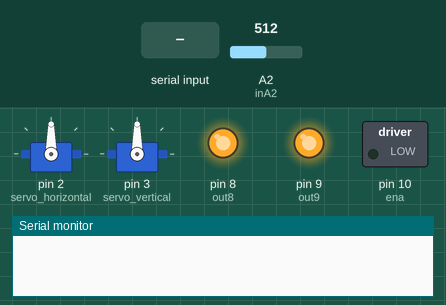
Simulated run of this sketch. Board: Arduino Uno, built with avr-gcc and run on an emulated ATmega328P. Shown: 2 × servo, switched loads named in the sketch (green lamp = pin HIGH), output pins drawn as LEDs (lit = HIGH), the last lines printed to the serial monitor. The inputs (shaded band) are chosen by the test bench; at power-on: A2 (inA2) = 512.

Above: at 1.2 s.
1.3 s: "Disparar,1\n" received over Serial
At 1.6 s:
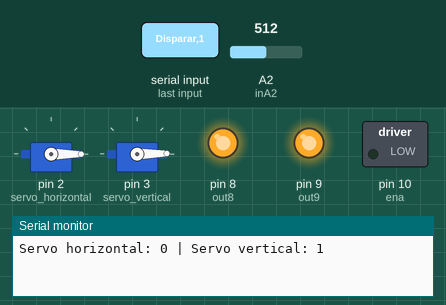
2.8 s: "Disparar,150\n" received over Serial
At 4.0 s:
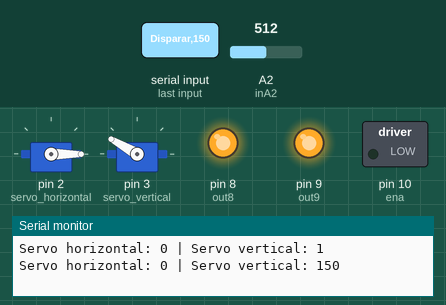
4.3 s: "90,45\n" received over Serial
At 4.9 s:
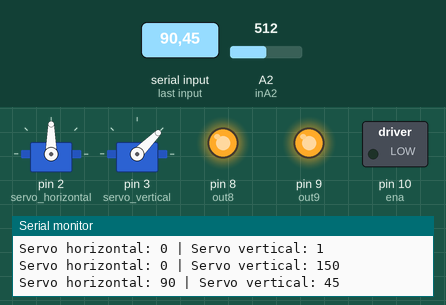
5.8 s: "30,150\n" received over Serial
At 6.5 s:
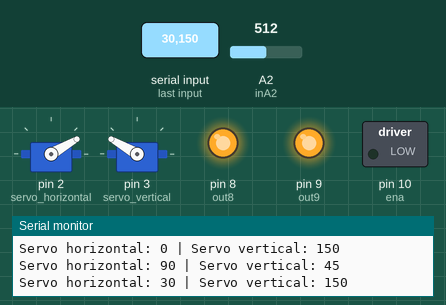
7.3 s: "1,90\n" received over Serial
At 8.5 s:
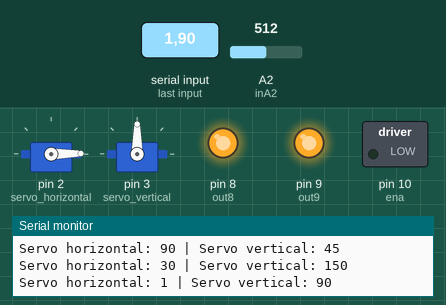
8.8 s: "Disparar\n" received over Serial
At 9.1 s:
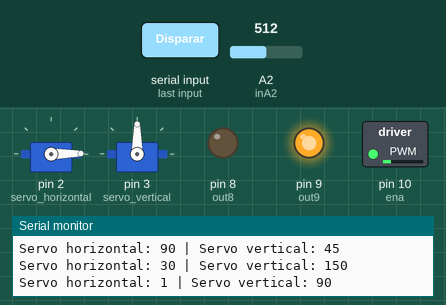
Timing chart, 0 to 11.3 s (numbered marks = the images above; inputs shaded):
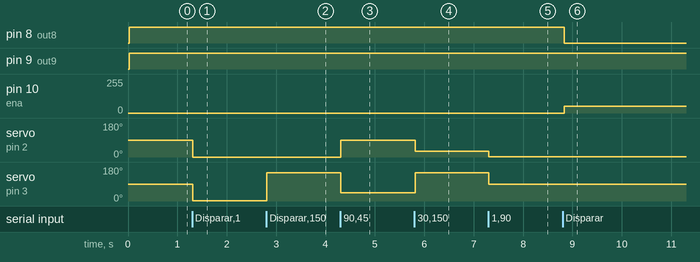

The sketch:

arduino.ino
```cpp
#include <Servo.h>

Servo servo_horizontal;
Servo servo_vertical;

// Pinos do joystick
const int pinX = A0;
const int pinY = A1;

// Valores atuais da "posição" relativa
long posX = 0;
long posY = 0;

// Tempo de controle
unsigned long lastUpdate = 0;
const unsigned long interval = 50; // Atualização a cada 50ms

// Sensibilidade e zona morta
const int deadZone = 330;  // Ignora pequenas variações no centro
const float speedFactor = 0.05;  // Controla a velocidade de deslocamento

//LANÇADOR
const int out8 = 8;
const int out9 = 9;
const int ena = 10;
const int inA2 = A2;
int lancamentoStartTime, atirando;
//LANÇADOR

void setup() {
  Serial.begin(9600);

  servo_horizontal.attach(2);  // Pino do servo horizontal
  servo_vertical.attach(3);    // Pino do servo vertical
  //servo_horizontal.write(0);
  //servo_vertical.write(0);

  //LANÇADOR
  pinMode(out8, OUTPUT);
  pinMode(out9, OUTPUT);
  pinMode(ena, OUTPUT);
  pinMode(inA2, INPUT);
  //LANÇADOR
}

void atirar()
{
  lancamentoStartTime = millis();
  atirando = 1;
  //Serial.println("atirando!");
}

void lancador()
{
  int sensorValue = analogRead(inA2);

  /*
  Serial.print("sensorValue: ");
  Serial.println(sensorValue);
  Serial.print("millis() - lancamentoStartTime: ");
  Serial.println(millis() - lancamentoStartTime);
  */

  if ((sensorValue || millis() - lancamentoStartTime < 1000) && atirando)
  {
    // Run motor forward
    digitalWrite(out8, LOW);
    digitalWrite(out9, HIGH);
    analogWrite(ena, 50); // set speed
  }
  else
  {
    // Stop motor
    digitalWrite(out8, HIGH);
    digitalWrite(out9, HIGH);
    analogWrite(ena, 0);
    atirando = 0;
  }
}

void loop() {
  delay(20);

  //LANÇADOR
  lancador();
  //LANÇADOR

  if (Serial.available() > 0)
  {
    String texto = Serial.readStringUntil('\n');
    texto.trim(); // Remove espaços em branco e quebras de linha

    //LANÇADOR
    if (texto == "Disparar")
    {
      atirar();
    }
    //LANÇADOR
    else
    {
      int separador = texto.indexOf(',');
      if (separador > 0)
      {
        String horizontalStr = texto.substring(0, separador);
        String verticalStr = texto.substring(separador + 1);

        int horizontal = horizontalStr.toInt();
        int vertical = verticalStr.toInt();

        // Garante que os valores estejam entre 0 e 180
        horizontal = constrain(horizontal, 0, 180);
        vertical = constrain(vertical, 0, 180);

        servo_horizontal.write(horizontal);
        servo_vertical.write(vertical);

        Serial.print("Servo horizontal: ");
        Serial.print(horizontal);
        Serial.print(" | Servo vertical: ");
        Serial.println(vertical);
      }
    }
  }
}
```

Measured:
- after the input at 1.3 s, servo on pin 2 (servo_horizontal): 90° → 0° at once; servo on pin 3 (servo_vertical): 90° → 1° at once
- after the input at 2.8 s, servo on pin 3 (servo_vertical): 1° → 150° at once
- after the input at 4.3 s, servo on pin 2 (servo_horizontal): 0° → 90° at once; servo on pin 3 (servo_vertical): 150° → 45° at once
- after the input at 5.8 s, servo on pin 2 (servo_horizontal): 90° → 30° at once; servo on pin 3 (servo_vertical): 45° → 150° at once
- after the input at 7.3 s, servo on pin 2 (servo_horizontal): 30° → 1° at once; servo on pin 3 (servo_vertical): 150° → 90° at once
- after the input at 8.8 s, pin 8 (out8): HIGH → LOW at once; pin 10 (ena): 0/255 → 50/255 at once
